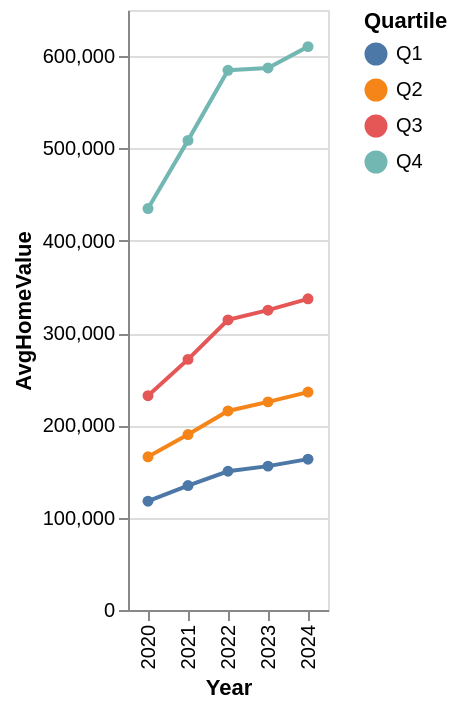

Notebook cell for this chart:
### Code cell
#Trend line of SF home prices per year by quartile
#Create subdataframes for each quartile of yearly_hv_df
yearly_hv_q1_df = yearly_hv_df[yearly_hv_df["2020"] <= 139801.111790].reset_index(drop=True)
yearly_hv_q2_df = yearly_hv_df[(yearly_hv_df["2020"] <= 195063.507799) & (yearly_hv_df["2020"] > 139801.111790)].reset_index(drop=True)
yearly_hv_q3_df = yearly_hv_df[(yearly_hv_df["2020"] <= 275449.819907) & (yearly_hv_df["2020"] > 195063.507799)].reset_index(drop=True)
yearly_hv_q4_df = yearly_hv_df[yearly_hv_df["2020"] > 275449.819907].reset_index(drop=True)
#Create trend series of averages per year
hv_trend_q1 = yearly_hv_q1_df[["2020", "2021", "2022", "2023", "2024"]].mean()
hv_trend_q2 = yearly_hv_q2_df[["2020", "2021", "2022", "2023", "2024"]].mean()
hv_trend_q3 = yearly_hv_q3_df[["2020", "2021", "2022", "2023", "2024"]].mean()
hv_trend_q4 = yearly_hv_q4_df[["2020", "2021", "2022", "2023", "2024"]].mean()
#Combine series into trends df
hv_trends_df = pd.DataFrame({"Q1":hv_trend_q1, "Q2":hv_trend_q2, "Q3":hv_trend_q3, "Q4":hv_trend_q4})
#Set Year as index for chart
hv_trends_df_reset = hv_trends_df.reset_index().rename(columns={"index":"Year"})
#Create chart
alt.Chart(hv_trends_df_reset).transform_fold(
    ["Q1", "Q2", "Q3", "Q4"],
    as_=["Quartile", "AvgHomeValue"]
).mark_line(point=True).encode(
    x="Year:O",
    y="AvgHomeValue:Q",
    color="Quartile:N"
)

### Figure 1 — Vega-Lite specification as saved in the notebook (floating-point values rounded to 4 significant figures)
{"config": {"view": {"continuousWidth": 300, "continuousHeight": 300}}, "data": {"name": "data-a52da228e0f813f3bb80dc14aeaab678"}, "mark": {"type": "line", "point": true}, "encoding": {"color": {"field": "Quartile", "type": "nominal"}, "x": {"field": "Year", "type": "ordinal"}, "y": {"field": "AvgHomeValue", "type": "quantitative"}}, "transform": [{"fold": ["Q1", "Q2", "Q3", "Q4"], "as": ["Quartile", "AvgHomeValue"]}], "$schema": "https://vega.github.io/schema/vega-lite/v5.20.1.json", "datasets": {"data-a52da228e0f813f3bb80dc14aeaab678": [{"Year": "2020", "Q1": 117900.0, "Q2": 166000.0, "Q3": 232100.0, "Q4": 434900.0}, {"Year": "2021", "Q1": 134800.0, "Q2": 190100.0, "Q3": 271500.0, "Q4": 508800.0}, {"Year": "2022", "Q1": 150300.0, "Q2": 215600.0, "Q3": 314200.0, "Q4": 584700.0}, {"Year": "2023", "Q1": 155900.0, "Q2": 225500.0, "Q3": 324800.0, "Q4": 587200.0}, {"Year": "2024", "Q1": 163400.0, "Q2": 236100.0, "Q3": 337100.0, "Q4": 610300.0}]}}
